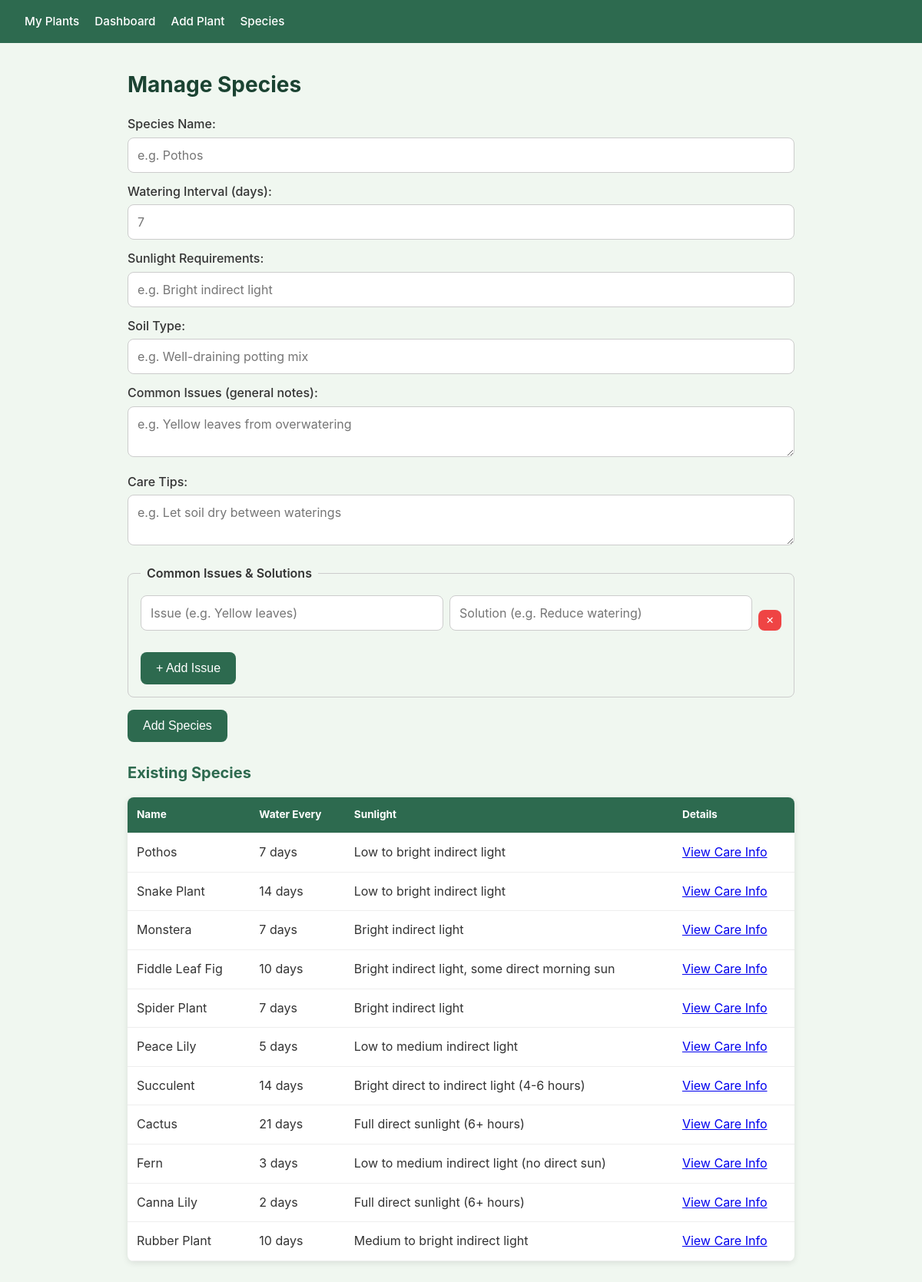
Screenshot of /species with the database file from the repository.
### app/models.py (models this page shows)
class Species(db.Model):
    id = db.Column(db.Integer, primary_key=True)
    name = db.Column(db.String(100), unique=True, nullable=False)
    watering_interval_days = db.Column(db.Integer, nullable=False)
    sunlight = db.Column(db.String(100))
    soil_type = db.Column(db.String(200))
    common_issues = db.Column(db.Text)
    care_tips = db.Column(db.Text)
    plants = db.relationship("Plant", backref="species", lazy=True)
    issues = db.relationship("SpeciesIssue", backref="species", lazy=True)

### app/routes.py (the view, shortened to what this page needs)
@main.route("/species", methods=["GET", "POST"])
def manage_species():
    species = Species.query.all()
    return render_template("species.html", species=species)

### app/templates/species.html (shortened to what this page needs)
{% extends "base.html" %}
{% block content %}
<h1>Manage Species</h1>
<form method="POST">
    <label for="name">Species Name:</label>
    <input type="text" id="name" name="name" required placeholder="e.g. Pothos">
    <label for="watering_interval_days">Watering Interval (days):</label>
    <input type="number" id="watering_interval_days" name="watering_interval_days" required min="1" placeholder="7">
    <label for="sunlight">Sunlight Requirements:</label>
    <input type="text" id="sunlight" name="sunlight" placeholder="e.g. Bright indirect light">
    <label for="soil_type">Soil Type:</label>
    <input type="text" id="soil_type" name="soil_type" placeholder="e.g. Well-draining potting mix">
    <label for="common_issues">Common Issues (general notes):</label>
    <textarea id="common_issues" name="common_issues" rows="2" placeholder="e.g. Yellow leaves from overwatering"></textarea>
    <label for="care_tips">Care Tips:</label>
    <textarea id="care_tips" name="care_tips" rows="2" placeholder="e.g. Let soil dry between waterings"></textarea>
    <fieldset class="issues-fieldset">
        <legend>Common Issues &amp; Solutions</legend>
        <div id="issues-container">
            <div class="issue-row">
                <input type="text" name="issue[]" placeholder="Issue (e.g. Yellow leaves)">
                <input type="text" name="solution[]" placeholder="Solution (e.g. Reduce watering)">
                <button type="button" class="btn delete remove-row">✕</button>
            </div>
        </div>
        <button type="button" id="add-issue" class="btn add-issue-btn">+ Add Issue</button>
    </fieldset>
    <button type="submit" class="btn">Add Species</button>
</form>
{% if species %}
<h2>Existing Species</h2>
<table>
    <thead>
        <tr>
            <th>Name</th>
            <th>Water Every</th>
            <th>Sunlight</th>
            <th>Details</th>
        </tr>
    </thead>
    <tbody>
        {% for s in species %}
        <tr>
            <td>{{ s.name }}</td>
            <td>{{ s.watering_interval_days }} days</td>
            <td>{{ s.sunlight or '—' }}</td>
            <td><a href="{{ url_for('main.species_detail', species_id=s.id) }}">View Care Info</a></td>
        </tr>
        {% endfor %}
    </tbody>
</table>
{% endif %}
{% endblock %}

### app/static/style.css (style rules this page uses)
* { box-sizing: border-box; margin: 0; padding: 0; }
body { font-family: -apple-system, BlinkMacSystemFont, "Segoe UI", Roboto, sans-serif; background: #f0f7f0; color: #333; line-height: 1.6; -webkit-text-size-adjust: 100%; }
h1 { margin-bottom: 1rem; color: #1b4332; font-size: 1.5rem; }
h2 { margin: 1.5rem 0 1rem; color: #2d6a4f; font-size: 1.25rem; }
table { width: 100%; border-collapse: collapse; background: white; border-radius: 8px; overflow: hidden; box-shadow: 0 2px 8px rgba(0, 0, 0, 0.1); }
th, td { padding: 0.75rem 0.75rem; text-align: left; border-bottom: 1px solid #eee; }
th { background: #2d6a4f; color: white; font-size: 0.85rem; }
form { margin-bottom: 1rem; }
label { display: block; margin: 0.75rem 0 0.25rem; font-weight: 500; }
input, select, textarea { width: 100%; padding: 0.75rem; border: 1px solid #ccc; border-radius: 8px; font-size: 16px; font-family: inherit; -webkit-appearance: none; appearance: none; }
textarea { resize: vertical; }
.issues-fieldset { border: 1px solid #ccc; border-radius: 8px; padding: 1rem; margin-top: 1rem; }
.issues-fieldset legend { font-weight: 600; padding: 0 0.5rem; }
.issue-row { display: flex; flex-direction: column; gap: 0.5rem; margin-bottom: 0.75rem; padding-bottom: 0.75rem; border-bottom: 1px solid #eee; }
.issue-row input { margin-top: 0; }
.issue-row .remove-row { margin-top: 0; padding: 0.4rem 0.6rem; font-size: 0.8rem; align-self: flex-end; }
.add-issue-btn { background: #059669; margin-top: 0.5rem; }
.btn { display: inline-block; margin-top: 1rem; padding: 0.75rem 1.25rem; background: #2d6a4f; color: white; border: none; border-radius: 8px; cursor: pointer; font-size: 1rem; -webkit-tap-highlight-color: transparent; touch-action: manipulation; }
.btn.delete { background: #ef4444; }
@media (min-width: 768px) { h1 { font-size: 1.75rem; } }
@media (min-width: 768px) { .issue-row { flex-direction: row; align-items: center; border-bottom: none; padding-bottom: 0; } }
@media (min-width: 768px) { .issue-row input { flex: 1; } }

### rows the page displays
Species: name "Pothos", watering_interval_days "7", sunlight "Low to bright indirect light"
Species: name "Snake Plant", watering_interval_days "14", sunlight "Low to bright indirect light"
Species: name "Monstera", watering_interval_days "7", sunlight "Bright indirect light"
Species: name "Fiddle Leaf Fig", watering_interval_days "10", sunlight "Bright indirect light, some direct morning sun"
Species: name "Spider Plant", watering_interval_days "7", sunlight "Bright indirect light"
Species: name "Peace Lily", watering_interval_days "5", sunlight "Low to medium indirect light"
Species: name "Succulent", watering_interval_days "14", sunlight "Bright direct to indirect light (4-6 hours)"
Species: name "Cactus", watering_interval_days "21", sunlight "Full direct sunlight (6+ hours)"
Species: name "Fern", watering_interval_days "3", sunlight "Low to medium indirect light (no direct sun)"
Species: name "Canna Lily", watering_interval_days "2", sunlight "Full direct sunlight (6+ hours)"
Species: name "Rubber Plant", watering_interval_days "10", sunlight "Medium to bright indirect light"
